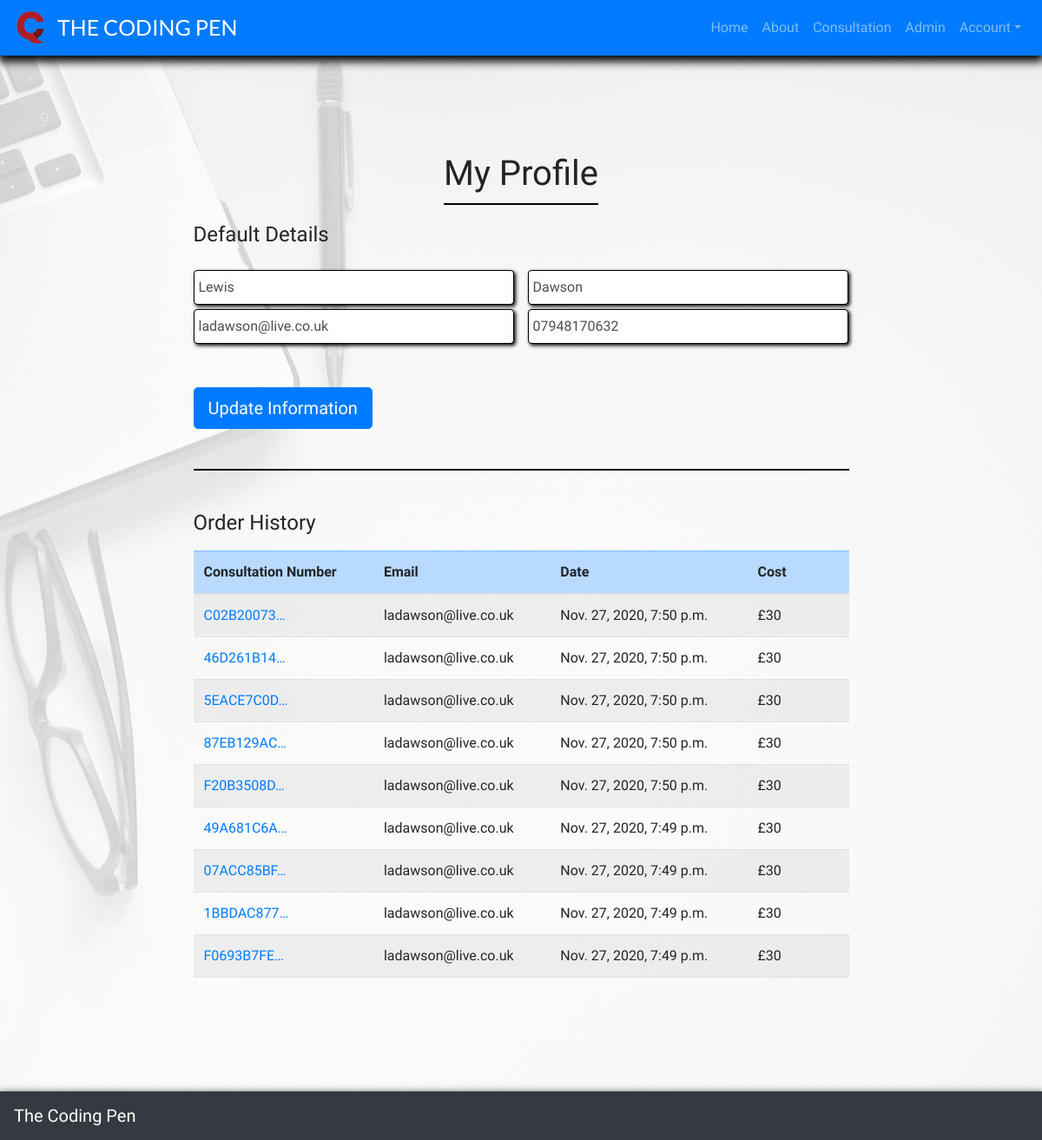
/profile/ (signed in), run on the app's committed database.
### profiles/models.py (models this page shows, shortened)
class UserProfile(models.Model):
    user = models.OneToOneField(User, on_delete=models.CASCADE)
    default_first_name = models.CharField(max_length=20, null=True, blank=True)
    default_last_name = models.CharField(max_length=20, null=True, blank=True)
    default_email = models.CharField(max_length=30, null=True, blank=True)
    default_phone_number = models.CharField(max_length=20, null=True, blank=True)

### consultation/models.py (models this page shows, shortened)
class Consultation(models.Model):
    consultation_number = models.CharField(max_length=32, null=False, editable=False)
    user_profile = models.ForeignKey(UserProfile, on_delete=models.SET_NULL,
                                     null=True, blank=True, related_name='consultation')
    first_name = models.CharField(max_length=20, null=False, blank=False)
    last_name = models.CharField(max_length=20, null=False, blank=False)
    email = models.EmailField(max_length=100, null=False, blank=False, default="")
    phone_number = models.CharField(max_length=30, null=False, blank=False)
    date = models.DateTimeField(auto_now_add=True)
    consultation_idea = models.TextField(max_length=3000, null=False, blank=False)
    consultation_cost = models.DecimalField(max_digits=5, decimal_places=2, null=False, default=30)
    stripe_pid = models.CharField(max_length=254, null=False, blank=False, default='')

### profiles/views.py (the view)
# urls.py: path('profile/', include('profiles.urls')),
@login_required
def profile(request):
    profile = get_object_or_404(UserProfile, user=request.user)
    form = UserProfileForm(instance=profile)
    consultations = profile.consultation.all().order_by('-date')
    if request.method == 'POST':
        form = UserProfileForm(request.POST, instance=profile)
        if form.is_valid():
            form.save()
            messages.success(request, 'Profile updated successfully')
    template = 'profiles/profile.html'
    context = {
        'form': form,
        'consultations': consultations,
    }
    return render(request, template, context)

### profiles/forms.py
class UserProfileForm(forms.ModelForm):
    class Meta:
        model = UserProfile
        exclude = ('user',)
    def __init__(self, *args, **kwargs):
        super().__init__(*args, **kwargs)
        placeholders = {
            'default_first_name': 'First Name',
            'default_last_name': 'Last Name',
            'default_email': 'Email Address',
            'default_phone_number': 'Phone Number',
        }
        self.fields['default_first_name'].widget.attrs['autofocus'] = True
        for field in self.fields:
            self.fields[field].label = False
            self.fields[field].widget.attrs['placeholder'] = placeholders[field]
            self.fields[field].widget.attrs['class'] = 'stripe-style-input'

### profiles/templates/profiles/profile.html (shortened to what this page needs)
{% extends "base.html" %}
{% load static %}
{% block extra_css %}
<link rel="stylesheet" href="{% static 'css/profiles.css' %}">
{% endblock %}
{% block page_header %}
<div class="header-container"></div>
{% endblock %}
{% block content %}
<div class="background-overlay"></div>
<div class="container-fluid no-gutters h-100 consult-container">
	<div class="row h-100 justify-content-center align-items-center form-container">
		<div class="col my-auto title-box ">
			<div class="jumbotron">
				<div class="row justify-content-center">
					<h1 class="profile-title">
                        My Profile
                    </h1>
				</div>
                <h4 class="profile-title-sm">
                    Default Details
                </h4>
                <form action="{% url 'profile' %}" method="POST" id="profile-update-form">
                    {{ form|crispy }}
                    <button class="btn btn-primary btn-lg update-button-margin">
                        Update Information
                    </button>
                </form>
                <hr>
                <div class="col-12 table-container-padding">
                    <h4 class="profile-title-sm">
                        Order History
                    </h4>
                    <div class="col-12 table-body-custom table-responsive">
                        <table class="table table-striped">
                            <thead class="table-primary">
                                <tr>
                                    <th scope="col">Consultation Number</th>
                                    <th scope="col">Email</th>
                                    <th scope="col">Date</th>
                                    <th scope="col">Cost</th>
                                </tr>
                            </thead>
                            <tbody>
                                {% for consultation in consultations %}
                                    <tr>
                                        <td>
                                            <a href="{% url 'consultation_history' consultation.consultation_number %}"
                                            title="{{ consultation.consultation_number }}">
                                                {{ consultation.consultation_number|truncatechars:10 }}
                                            </a>
                                        </td>
                                        <td>{{ consultation.email }}</td>
                                        <td>{{ consultation.date }}</td>
                                        <td>£30</td>
                                    </tr>
                                {% endfor %}
                            </tbody>
                        </table>
                    </div>
                </div>
            </div>
        </div>
    </div>
</div>
{% endblock %}

### static/css/base.css (style rules this page uses)
html { height: 100% }
.header-container { padding-top: 59px; }
.jumbotron { max-width: 1070px; background-color: transparent; }
.form-container { justify-content: center; display: flex; }
body { background: url('/media/background.jpg') no-repeat center center fixed; background-size: cover; height: calc(100vh - 59px); font-family: 'Patua One', cursive; }
button { background: none; border: none; }
input { border: 1px solid black; }
form { padding-bottom: 2%; }
input[type=text], input[type=password], input[type=number], input[type=email] { padding-left: 5px !important; }

### profiles/static/css/profiles.css (style rules this page uses)
.background-overlay { position: fixed; top: 0; left: 0; height: 100%; width: 100%; background-color: rgba(255, 255, 255, 0.8); }
.consult-container { display: flex; justify-content: center; }
.form-container { width: 50%; margin-left: 25%; margin-right: 25%; }
.jumbotron { width: 100%; max-width: 2000px; }
.profile-title { padding-bottom: 10px; border-bottom: 2px solid black; margin-bottom: 20px; }
.profile-title-sm { padding-bottom: 10px; }
hr { border: 1px solid black; background-color: black; }
#profile-update-form { padding-bottom: 30px; }
.table-container-padding { padding-top: 30px; padding-bottom: 30px; padding-left: 0; padding-right: 0; }
.table-body-custom { height: 500px; overflow-y: auto; padding-left: 0; padding-right: 0; }
.update-button-margin { margin-top: 20px; }
th { min-width: 100px; }
.title-box { padding-left: 0; padding-right: 0; }
.stripe-style-input { box-sizing: border-box; height: 40px; padding: 10px 12px; border: 1.5px solid black; border-radius: 4px; background-color: white; box-shadow: 2px 2px 4px 0 black; -webkit-transition: box-shadow 150ms ease; transition: box-shadow 150ms ease, border 150ms ease; }
.stripe-style-input::placeholder { color: #4a4a4f; }
#id_default_first_name, #id_default_last_name, #id_default_email, #id_default_phone_number { float: left; width: 49%; }
#id_default_first_name, #id_default_last_name { margin-bottom: 5px; }
#id_default_first_name, #id_default_email { margin-right: 2%; }
#id_default_email, #id_default_phone_number { margin-bottom: 30px; }
@media (max-width: 1600px) { .form-container { width: 70%; margin-left: 15%; margin-right: 15%; } }

### data on the page
UserProfile: default_first_name "Lewis", default_last_name "Dawson", default_email "ladawson@live.co.uk", default_phone_number "07948170632"
Consultation: consultation_number "C02B20073…", email "ladawson@live.co.uk", date "Nov. 27, 2020, 7:50 p.m."
Consultation: consultation_number "46D261B14…", email "ladawson@live.co.uk", date "Nov. 27, 2020, 7:50 p.m."
Consultation: consultation_number "5EACE7C0D…", email "ladawson@live.co.uk", date "Nov. 27, 2020, 7:50 p.m."
Consultation: consultation_number "87EB129AC…", email "ladawson@live.co.uk", date "Nov. 27, 2020, 7:50 p.m."
Consultation: consultation_number "F20B3508D…", email "ladawson@live.co.uk", date "Nov. 27, 2020, 7:50 p.m."
Consultation: consultation_number "49A681C6A…", email "ladawson@live.co.uk", date "Nov. 27, 2020, 7:49 p.m."
Consultation: consultation_number "07ACC85BF…", email "ladawson@live.co.uk", date "Nov. 27, 2020, 7:49 p.m."
Consultation: consultation_number "1BBDAC877…", email "ladawson@live.co.uk", date "Nov. 27, 2020, 7:49 p.m."
Consultation: consultation_number "F0693B7FE…", email "ladawson@live.co.uk", date "Nov. 27, 2020, 7:49 p.m."
